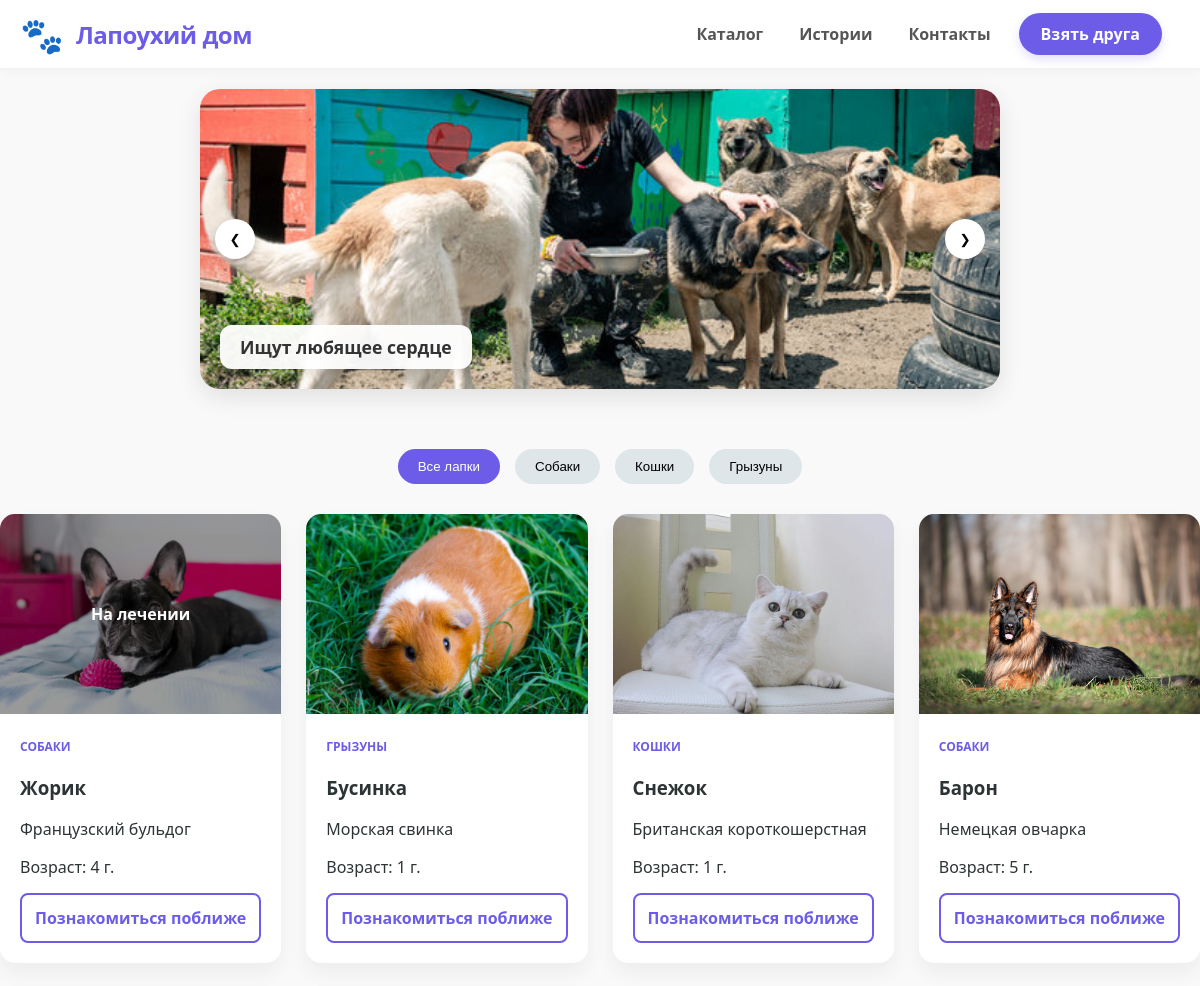
Before: / (upper part) with the older database file.
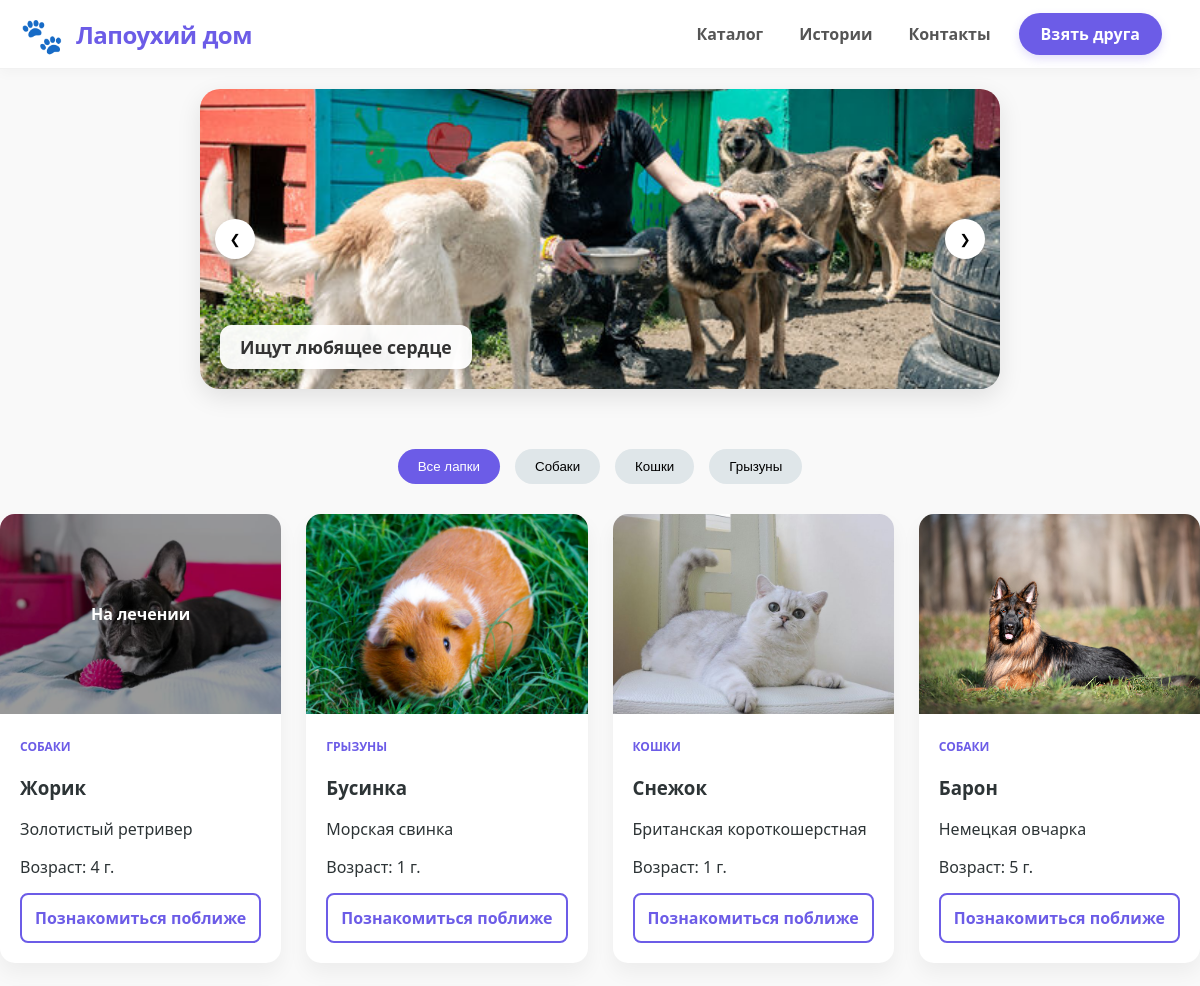
After: the same page with the newer database file.
### tables this page shows
CREATE TABLE `pets` (
  `id` int NOT NULL AUTO_INCREMENT,
  `breed_id` int NOT NULL,
  `age` int DEFAULT '0',
  `status` enum('available','unavailable') DEFAULT 'available',
  `name` varchar(100) NOT NULL,
  `gender` enum('male','female') NOT NULL,
  `birth_date` date DEFAULT NULL,
  `description` text,
  `image_path` varchar(255) DEFAULT NULL,
  PRIMARY KEY (`id`),
  KEY `fk_pet_breed` (`breed_id`),
  CONSTRAINT `fk_pet_breed` FOREIGN KEY (`breed_id`) REFERENCES `breeds` (`id`) ON DELETE CASCADE
);

CREATE TABLE `species` (
  `id` int NOT NULL AUTO_INCREMENT,
  `name` varchar(50) NOT NULL,
  PRIMARY KEY (`id`),
  UNIQUE KEY `name` (`name`)
);

CREATE TABLE `breeds` (
  `id` int NOT NULL AUTO_INCREMENT,
  `species_id` int NOT NULL,
  `name` varchar(100) NOT NULL,
  PRIMARY KEY (`id`),
  KEY `fk_breed_species` (`species_id`),
  CONSTRAINT `fk_breed_species` FOREIGN KEY (`species_id`) REFERENCES `species` (`id`) ON DELETE CASCADE
);

### index.php (the view, shortened to what this page needs)
<?php
require_once 'db.php';
try {
    $sql = "SELECT
                p.id,
                p.name,
                p.age,
                p.status,
                p.description,
                p.image_path,
                b.name as breed_name,
                s.name as species_name
            FROM pets p
            LEFT JOIN breeds b ON p.breed_id = b.id
            LEFT JOIN species s ON b.species_id = s.id
            ORDER BY p.id DESC";
    $stmt = $pdo->query($sql);
    $pets = $stmt->fetchAll(PDO::FETCH_ASSOC);
} catch (PDOException $e) {
    $pets = [];
}
?>
<!DOCTYPE html>
<html lang="ru">
<head>
    <link rel="stylesheet" href="css/styles.css">
</head>
<body>
    <header class="main-header">
    <div class="container header-content">
        <a href="/" class="logo">
            <span class="logo-icon">🐾</span>
            <span class="logo-text">Лапоухий дом</span>
        </a>
        <nav class="main-nav">
            <a href="/">Каталог</a>
            <a href="stories.php">Истории</a>
            <a href="contacts.php">Контакты</a>
            <a href="adopt.php" class="btn-nav-cta">Взять друга</a>
        </nav>
    </div>
</header>
    <section class="main-slider" id="main-slider">
    <div class="slider-slides" id="slider-slides">
        <div class="slide">
            <img src="images/slider/slide1.jpg" alt="Помощь">
            <div class="slide-caption">
                <h2>Ищут любящее сердце</h2>
            </div>
        </div>
    </div>
    <button class="slider-btn prev-btn" id="prev-btn">❮</button>
    <button class="slider-btn next-btn" id="next-btn">❯</button>
    </section>
    <div class="filter-container">
        <button class="filter-btn active" data-filter="all">Все лапки</button>
        <button class="filter-btn" data-filter="Собаки">Собаки</button>
        <button class="filter-btn" data-filter="Кошки">Кошки</button>
        <button class="filter-btn" data-filter="Грызуны">Грызуны</button>
    </div>
    <main class="catalog">
        <?php if (!empty($pets)): ?>
            <?php foreach ($pets as $pet): ?>
                <div class="pet-card" data-category="<?= htmlspecialchars($pet['species_name']) ?>">
                    <div class="pet-image-container">
                        <?php $img = !empty($pet['image_path']) ? $pet['image_path'] : 'images/no-photo.jpg'; ?>
                        <img src="<?= $img ?>" alt="<?= htmlspecialchars($pet['name']) ?>" loading="lazy">
                        <?php if ($pet['status'] !== 'available'): ?>
                            <div class="status-overlay">На лечении</div>
                        <?php endif; ?>
                    </div>
                    <div class="pet-info">
                        <span class="pet-species"><?= htmlspecialchars($pet['species_name']) ?></span>
                        <h3><?= htmlspecialchars($pet['name']) ?></h3>
                        <p class="pet-breed"><?= htmlspecialchars($pet['breed_name']) ?></p>
                        <div class="pet-meta">
                            <span>Возраст: <?= (int)$pet['age'] ?> г.</span>
                        </div>
                        <a href="pet_card.php?id=<?= $pet['id'] ?>" class="adopt-btn">
    Познакомиться поближе
</a>
                    </div>
                </div>
            <?php endforeach; ?>
        <?php else: ?>
            <div class="empty-state">
                <p>В данный момент в каталоге нет животных. Загляните позже!</p>
            </div>
        <?php endif; ?>
    </main>
</body>
</html>
</body>
</html>

### css/styles.css (style rules this page uses)
:root { --primary: #6c5ce7; --bg: #f9f9f9; --text: #2d3436; --white: #ffffff; }
* { box-sizing: border-box; }
body { font-family: 'Segoe UI', Tahoma, Geneva, Verdana, sans-serif; background-color: var(--bg); color: var(--text); margin: 0; }
.container { max-width: 1200px; margin: 0 auto; padding: 0 20px; }
.main-header { background: #fff; box-shadow: 0 4px 12px rgba(0,0,0,0.03); padding: 10px 0; position: sticky; top: 0; z-index: 1000; width: 100%; border-bottom: 1px solid #f1f1f1; }
.main-slider { position: relative; width: 100%; max-width: 800px; height: 300px; margin: 20px auto 40px auto; overflow: hidden; border-radius: 20px; box-shadow: 0 8px 25px rgba(0,0,0,0.1); background: #f8f9fa; }
.slider-slides { display: flex; width: 100%; height: 100%; transition: transform 0.6s cubic-bezier(0.4, 0, 0.2, 1); }
.slide { min-width: 100%; height: 100%; position: relative; }
.slide img { width: 100%; height: 100%; object-fit: cover; object-position: center; }
.slide-caption { position: absolute; bottom: 20px; left: 20px; background: rgba(255, 255, 255, 0.95); padding: 10px 20px; border-radius: 12px; box-shadow: 0 4px 12px rgba(0,0,0,0.1); }
.slide-caption h2 { margin: 0; color: #333; font-size: 1.1rem; }
.slider-btn { position: absolute; top: 50%; transform: translateY(-50%); background: #fff; border: none; width: 40px; height: 40px; border-radius: 50%; cursor: pointer; display: flex; align-items: center; justify-content: center; box-shadow: 0 2px 8px rgba(0,0,0,0.2); z-index: 10; transition: 0.3s; }
.prev-btn { left: 15px; }
.next-btn { right: 15px; }
.header-content { display: flex; justify-content: space-between; align-items: center; }
.logo { display: flex; align-items: center; text-decoration: none; gap: 12px; transition: 0.3s; }
.logo-icon { font-size: 2.2rem; }
.logo-text { font-weight: 800; font-size: 1.5rem; color: var(--primary); letter-spacing: -0.5px; }
.main-nav { display: flex; align-items: center; }
.main-nav a { text-decoration: none; color: #555; margin: 0 18px; font-weight: 600; font-size: 1rem; transition: 0.3s; position: relative; }
.main-nav a::after { content: ''; position: absolute; width: 0; height: 2px; bottom: -5px; left: 0; background-color: var(--primary); transition: width 0.3s; }
.btn-nav-cta { background: var(--primary); color: #fff !important; padding: 10px 22px; border-radius: 25px; text-decoration: none; font-weight: bold; font-size: 0.95rem; margin-left: 10px !important; transition: 0.3s; box-shadow: 0 4px 10px rgba(108, 92, 231, 0.2); }
.btn-nav-cta::after { display: none; }
.filter-container { display: flex; justify-content: center; gap: 15px; margin-top:5%; margin-bottom: 30px; flex-wrap: wrap; }
.filter-btn { padding: 10px 20px; border: none; background: #dfe6e9; border-radius: 20px; cursor: pointer; transition: 0.3s; font-weight: 500; }
.filter-btn.active, .filter-btn:hover { background: var(--primary); color: white; }
.catalog { display: grid; grid-template-columns: repeat(auto-fill, minmax(280px, 1fr)); gap: 25px; max-width: 1200px; margin: 0 auto; }
.pet-card { background: white; border-radius: 15px; overflow: hidden; box-shadow: 0 10px 20px rgba(0,0,0,0.05); transition: transform 0.3s ease; display: flex; flex-direction: column; }
.pet-image-container { position: relative; height: 200px; }
.pet-card img { width: 100%; height: 100%; object-fit: cover; }
.status-overlay { position: absolute; top: 0; left: 0; width: 100%; height: 100%; background: rgba(0,0,0,0.4); color: #fff; display: flex; align-items: center; justify-content: center; font-weight: bold; }
.pet-info { padding: 20px; flex-grow: 1; }
.pet-species { font-size: 0.75rem; color: var(--primary); font-weight: bold; text-transform: uppercase; }
.adopt-btn { display: block; width: 100%; padding: 12px; margin-top: 15px; border: 2px solid var(--primary); background: transparent; color: var(--primary); border-radius: 8px; font-weight: bold; cursor: pointer; transition: 0.3s; text-align: center; text-decoration: none; }
.catalog { display: grid; grid-template-columns: repeat(auto-fill, minmax(280px, 1fr)) !important; gap: 25px; }
img { max-width: 100%; height: auto; }

Changed rows visible on the page:
changed pets "Жорик": breed.name "Французский бульдог" → "Золотистый ретривер"
